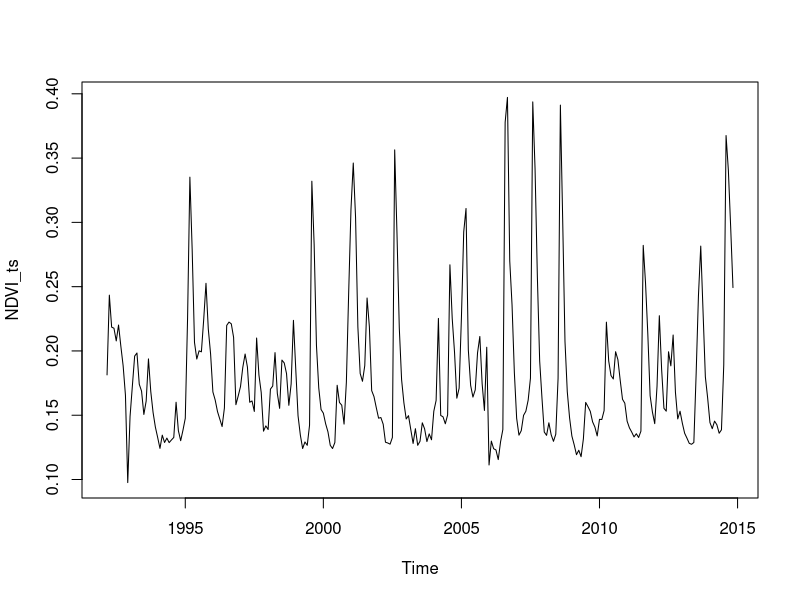
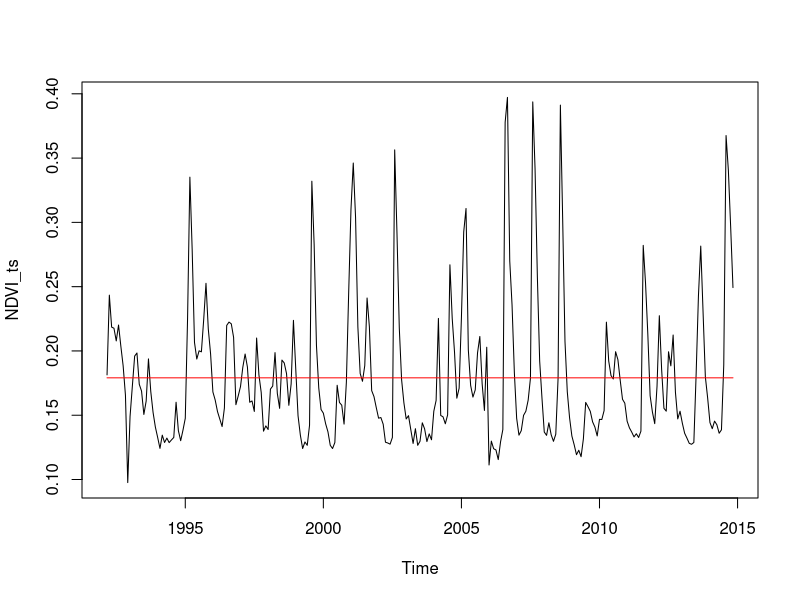
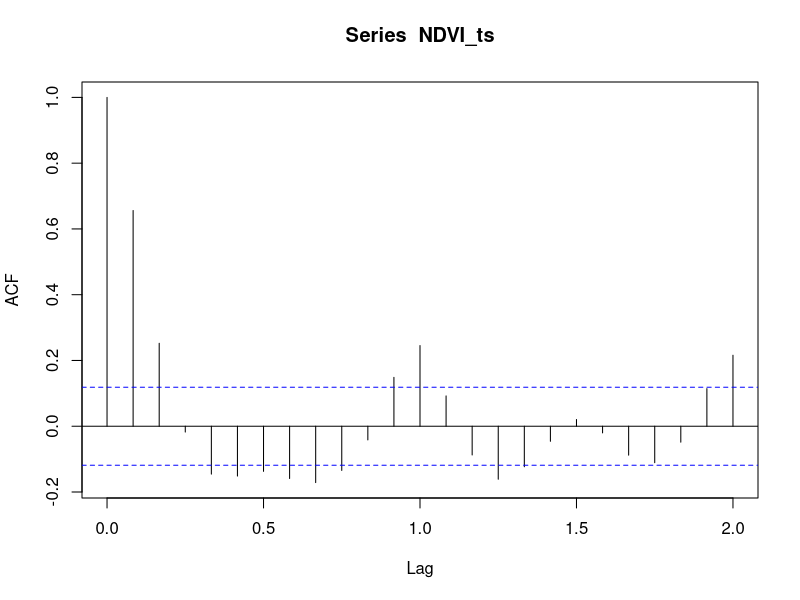
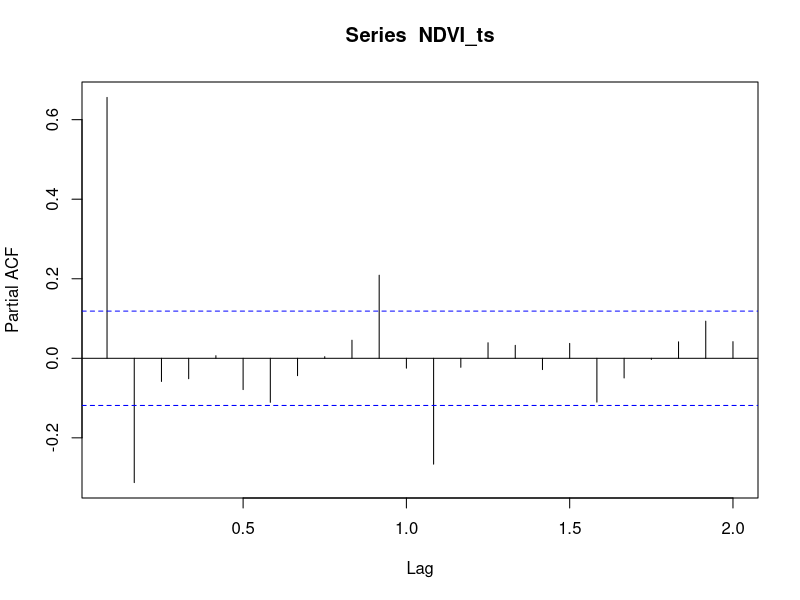
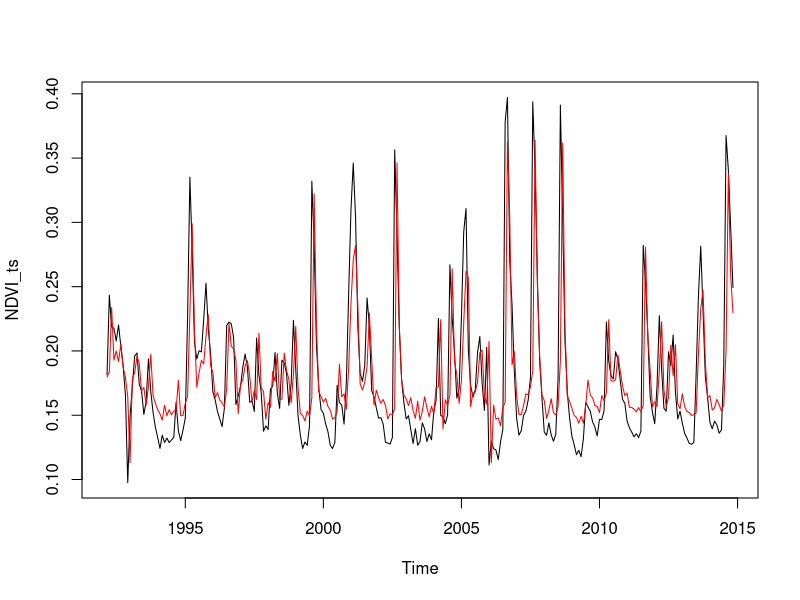
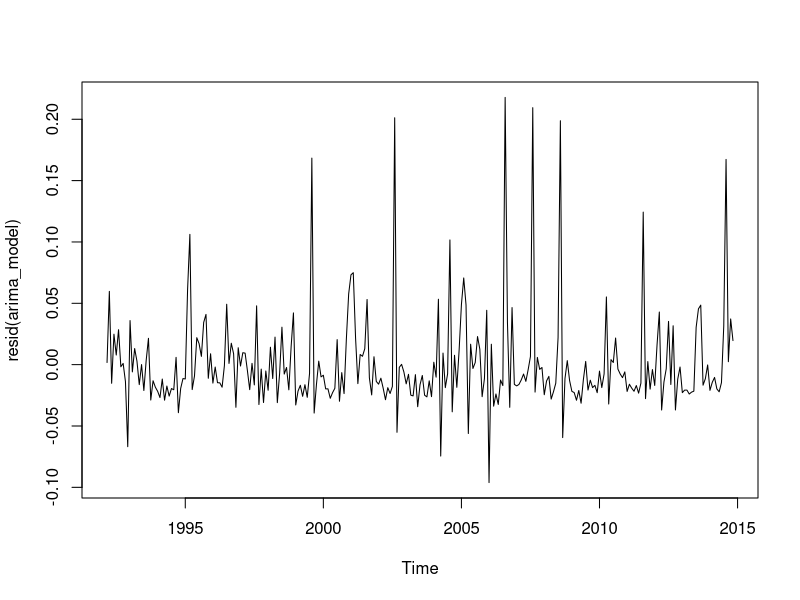
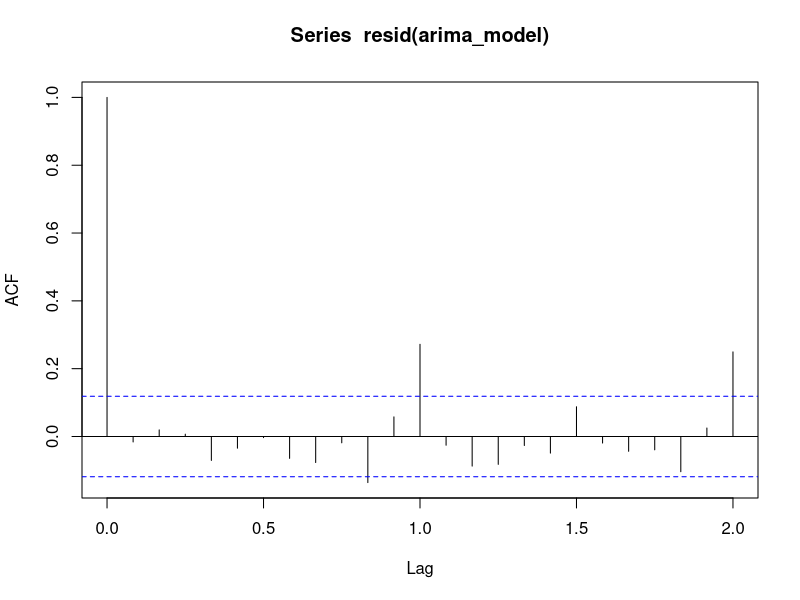
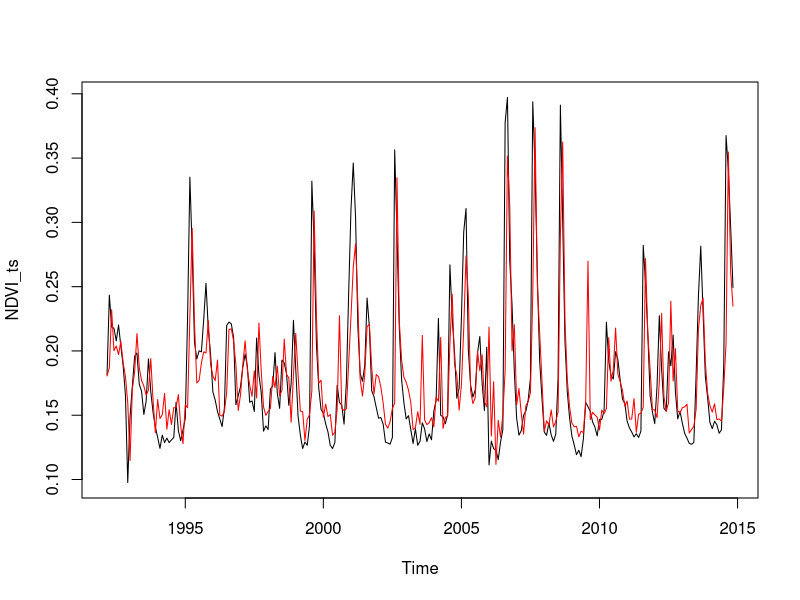

Reproduce these figures in R, in order.
library(forecast)

# Data setup

data = read.csv("portal_timeseries.csv", stringsAsFactors = FALSE)
head(data)
NDVI_ts = ts(data$NDVI, start = c(1992, 3), end = c(2014, 11), frequency = 12)
rain_ts = ts(data$rain, start = c(1992, 3), end = c(2014, 11), frequency = 12)
# Plot the data

plot(NDVI_ts)

# Most basic time-series model
# Normally distributed data w/fixed mean and variance
# No change time-series is just random samples
#
# y = c + e_t, where e_t ~ N(0, sigma)

avg_model = meanf(NDVI_ts)
plot(NDVI_ts)
lines(fitted(avg_model), col = 'red')

# But we know this isn't right

acf(NDVI_ts)
pacf(NDVI_ts)

# So let's build a model that takes this autocorrelation into account
# Autoregressive model
# Forecast variable based on  based on previous states in time-series
#
# y_t = c + b1 * y_t-1 + b2 * y_t-2 ... + e_t

arima_model = Arima(NDVI_ts, c(2, 0, 0))
plot(NDVI_ts)
lines(fitted(arima_model), col = 'red')

# How is it doing
plot(resid(arima_model))
acf(resid(arima_model))

# Still has autocorrelation at 1 and 2 years, so maybe some seasonal signal

seasonal_arima_model = Arima(NDVI_ts, c(2, 0, 0), seasonal = c(2, 0, 0))
plot(NDVI_ts)
lines(fitted(seasonal_arima_model), col = 'red')
acf(resid(seasonal_arima_model))

# Automating fits
# Fit many possible values of seaonsla, AR, differencing, and MA, and pick the best
# Unit root tests, minimization of the AICc and MLE

# START WITH SEASONAL = FALSE, NOTE 1 AND 2 YEAR AUTOCORRELATION, REMOVE

arima_model = auto.arima(NDVI_ts, seasonal = FALSE)
plot(NDVI_ts)
lines(fitted(arima_model), col='red')
model_forecast = forecast(arima_model)
acf(resid(arima_model))
Box.test(resid(arima_model))

# Incorporating external co-variates
# y_t = c + b1 * y_t-1 + b2 * x_t ... + e_t

rain_arima_model = auto.arima(NDVI_ts, xreg = rain_ts)
plot(NDVI_ts)
lines(fitted(rain_arima_model), col = 'blue')
lines(fitted(arima_model), col = 'red')

# What are those other two numbers

# Differencing: handles strong one-step autocorrelations
# Moving average: autocorrelated errors
